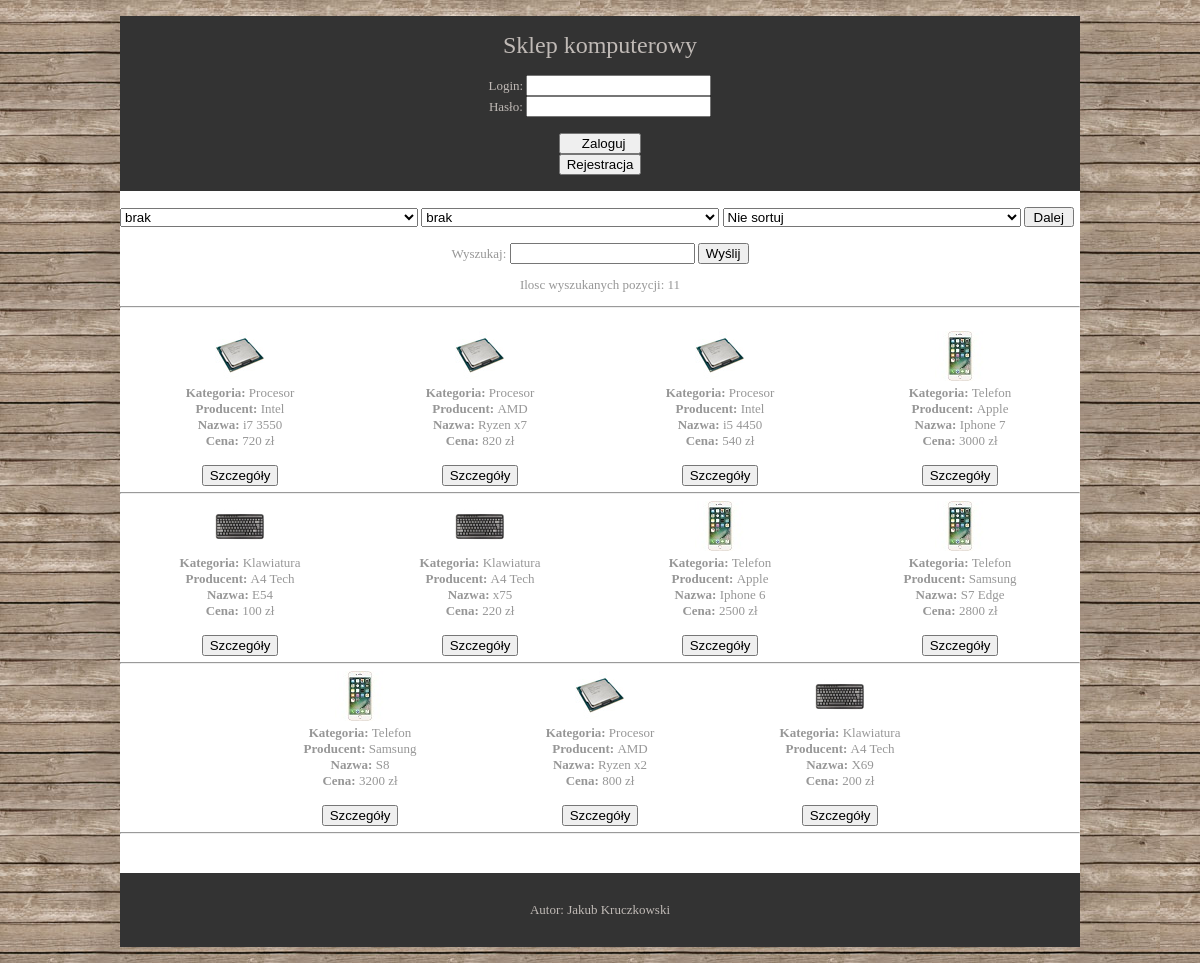
The app's page /index2.php with its own data.
### tables this page shows
CREATE TABLE `produkt` (
  `ID` smallint(6) NOT NULL,
  `Producent_ID` smallint(6) NOT NULL,
  `Nazwa` text NOT NULL,
  `Kategoria` text NOT NULL,
  `Cena` double NOT NULL,
  `Opis` text NOT NULL,
  `Zdjecie` text NOT NULL
);

CREATE TABLE `producent` (
  `ID` smallint(6) NOT NULL,
  `Nazwa` text NOT NULL,
  `Adres` text NOT NULL
);

### index2.php (the view, shortened to what this page needs)
<!DOCTYPE html>
<html lang="en" dir="ltr">
<head>
	<link rel="stylesheet" href="style.css" type="text/css">
</head>
<body>
<br>
<div class="wrapper cz1">
	<header id="header" class="clear">
	<br><h1>Sklep komputerowy</h1><br>
	</header>
<?php
if (@$_SESSION['logowanie'] == 'zalogowano') {
echo "<br><div class='logowanie'>";
echo "<p> Zalogowany jako: ".$_SESSION['user']."</p>";
echo "<form method='post' action='wyloguj.php'><br><br>";
echo "<input class='input-btn' type='submit' name='wyloguj' value=' Wyloguj'><br>";
echo "</form>";
echo "<form method='post' action='koszyk.php'>";
echo "<input class='input-btn' type='submit' name='do_koszyka' value=' Koszyk '>";
echo "</form>";
echo "</div><br>";
}
else{
	echo '<div class="logowanie">';
	echo '<form method="post" action="zaloguj.php">';
	echo 'Login: <input type="text" name="login"><br>';
	echo 'Hasło: <input type="password" name="haslop"><br><br>';
	echo '<input type="submit" name="submitlog" value="    Zaloguj  ">';
	echo '</form>';
	echo '<form method="post" action="rejestracja.php">';
	echo '<input type="submit" name="submitlog" value="Rejestracja">';
	echo '</form>';
	echo '</div><br>';
}
?>
</div>
<div class="wrapper cz2"><br>
<?php
$polaczenie = mysql_pconnect("localhost", "root", "") or die ("Nie mozna polaczyc sie z serwerem");
		if($_POST) {
		$c1 = $_POST["kategoria"];
		$c2 = $_POST["producent"];
		$c3 = $_POST["cena"];
		}
		else {
		$c3 = null;
		}
?>
<form action="index.php" method="post" style="text-align: left">
<select name="kategoria" style="width: 298px">
	<option>brak</option>
</select>
<select name="producent" style="width: 298px">
    <option>brak</option>
</select>
<select value="malejaco" name="cena" style="width: 298px">
    <option <?php if($c3 == "Nie sortuj") echo "selected"?>>Nie sortuj</option>
</select>
<input type="submit" value="Dalej" style="width: 50px; height:20px;"/>
</form>
 <form action="index2.php" method="GET"><br>
  Wyszukaj: <input type=text name="imie"/>
  <input type=submit value="Wyślij"/>
  </form>
<?php
@$wyszukaj = $_GET['imie'];
$zapytanie = "select produkt.ID, producent.Nazwa, produkt.Nazwa, Kategoria, Opis, Cena, Zdjecie from produkt INNER JOIN producent ON produkt.Producent_ID = producent.ID ";
if ($wyszukaj!="") {
        $zapytanie = $zapytanie . " where Opis like '%".$wyszukaj."%'";
    }
else{
$zapytanie = "select produkt.ID, producent.Nazwa, produkt.Nazwa, Kategoria, Opis, Cena, Zdjecie from produkt INNER JOIN producent ON produkt.Producent_ID = producent.ID ORDER BY produkt.ID";
}
$wynik=mysql_query($zapytanie, $polaczenie) or die(mysql_error());
$ile_znalezionych=mysql_num_rows($wynik);
echo '<p>Ilosc wyszukanych pozycji: '.$ile_znalezionych.'</p><hr><br>';
$div = 0;
for ($i = 0; $i < $ile_znalezionych; $i++)
{
    $dane = mysql_fetch_array($wynik);
echo '<div style="width: 25%; display:inline-block;">';
    for ($j = 0; $j < 7; $j++)
    {
        if ($j==0)
			echo "<img src=".$dane[6]." alt='obrazek'><br />";
        if ($j==2)
            echo "<b>Producent: </b>".$dane[1]."<br />";
        if ($j==3)
            echo "<b>Nazwa: </b>".$dane[2]."<br />";
        if ($j==1)
            echo "<b>Kategoria: </b>".$dane[3]."<br/>";
        if ($j==5)
            echo "<b>Cena: </b>".$dane[5]." zł<br />";
    }
	echo'<br>';
  echo '<form action="szczegoly.php" method="post" style="text-align: left">';
  echo  '<input type="submit" value="Szczegóły" style="margin : 0 auto; display: block;"/>';
  echo "</form>";
  echo '</div>';
  if ($div > 2)
  {
  echo "<hr>";
  $div = 0;
  }
  else {
   $div = $div +1;
  }
}
echo "<hr>";
?>
<br>
<br>
</div>
<div class="wrapper cz1">
  <footer id="stopka" class="clear">
    <br><p>Autor: Jakub Kruczkowski</p><br>
  </footer>
</div>
<br>
</body>
</html>

### style.css (style rules this page uses)
body { margin:0; padding:0; font-size:13px; font-family:Georgia, "Times New Roman", Times, serif; background-image: url("bg1.jpg"); }
div.wrapper { display:block; margin:0 auto; width:960px; text-align:center; }
.cz1 { color:#C0BAB6; background-color:#333333; }
.cz2 { color:#979797; background-color:#FFFFFF; }
#header, #container, #footer { display:block; width:960px; }
h1, h2, h3, h4, h5, h6 { margin:0; padding:0; font-size:24px; font-weight:normal; font-style:normal; line-height:normal; }
* { box-sizing: border-box; }

### records on screen
produkt: Zdjecie (picture), Kategoria "Procesor", Producent_ID.Nazwa "Intel", Nazwa "i7 3550", Cena "720"
produkt: Zdjecie (picture), Kategoria "Procesor", Producent_ID.Nazwa "AMD", Nazwa "Ryzen x7", Cena "820"
produkt: Zdjecie (picture), Kategoria "Procesor", Producent_ID.Nazwa "Intel", Nazwa "i5 4450", Cena "540"
produkt: Zdjecie (picture), Kategoria "Telefon", Producent_ID.Nazwa "Apple", Nazwa "Iphone 7", Cena "3000"
produkt: Zdjecie (picture), Kategoria "Klawiatura", Producent_ID.Nazwa "A4 Tech", Nazwa "E54", Cena "100"
produkt: Zdjecie (picture), Kategoria "Klawiatura", Producent_ID.Nazwa "A4 Tech", Nazwa "x75", Cena "220"
produkt: Zdjecie (picture), Kategoria "Telefon", Producent_ID.Nazwa "Apple", Nazwa "Iphone 6", Cena "2500"
produkt: Zdjecie (picture), Kategoria "Telefon", Producent_ID.Nazwa "Samsung", Nazwa "S7 Edge", Cena "2800"
produkt: Zdjecie (picture), Kategoria "Telefon", Producent_ID.Nazwa "Samsung", Nazwa "S8", Cena "3200"
produkt: Zdjecie (picture), Kategoria "Procesor", Producent_ID.Nazwa "AMD", Nazwa "Ryzen x2", Cena "800"
produkt: Zdjecie (picture), Kategoria "Klawiatura", Producent_ID.Nazwa "A4 Tech", Nazwa "X69", Cena "200"

### other values on screen
$ile_znalezionych "11"
